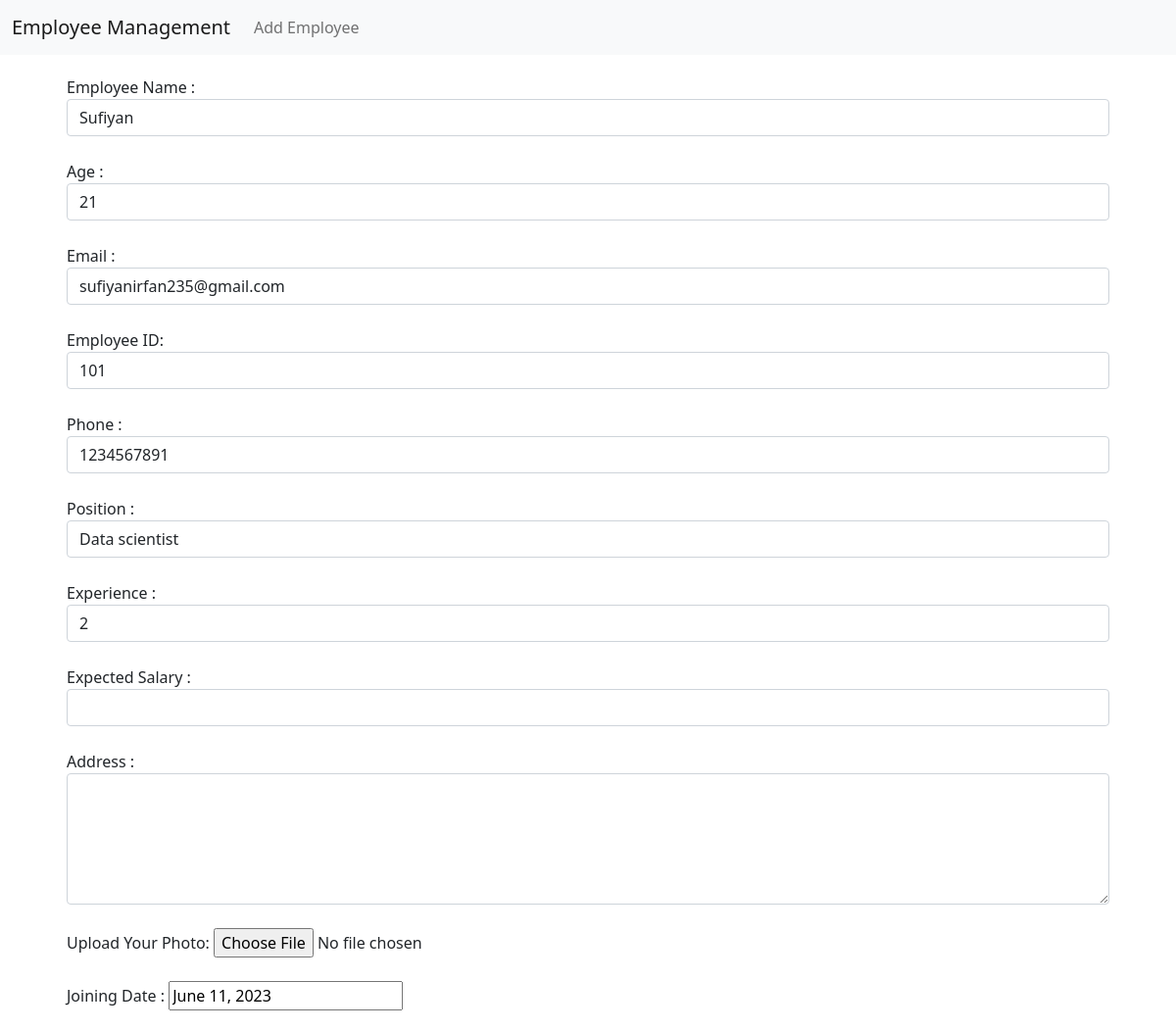
The page /emp/details/1/ on the database its author committed.
### emp_app/models.py (models this page shows)
class Employee(models.Model):
    Name = models.CharField(max_length=20,unique=True)
    Age = models.IntegerField()
    Email= models.EmailField(max_length=300,unique=True)
    Emp_id = models.CharField(max_length=4,unique=True)
    Experience = models.CharField(max_length=20)
    Salary = models.CharField(max_length=20)
    Position = models.CharField(max_length=100 , null=True,blank=True)
    Phone=models.CharField(max_length=10)
    Address = models.TextField(max_length=200)
    Joining_Date = models.DateField(auto_now_add=True)
    Photo =models.ImageField(upload_to='Emp_Images/',null=True,blank=True)

### emp_app/views.py (the view)
# urls.py: path('details/<int:emp_id>/',views.details,name='details'),
def details(request,emp_id):
    emp=Employee.objects.get(id=emp_id)
    context ={
        'emp':emp
    }
    return render(request,'details.html',context)

### templates/details.html (shortened to what this page needs)
{% extends 'base.html' %}
{% block content %}
<div class='container'>
    <div class='row'>
        <dic class='col-md-12'
            <div class='card'>
                <div class='card-body'>
                    <form action="{% url 'details' emp.id %}" method="POST" style='padding:5px 10px 5px 10px'>
                        <div class='md-3'>
                            <label for='roll'>Employee Name : </label>
                            <input type='text'  name='name1' class='form-control' value='{{emp.Name}}' required><br>
                        </div>
                        <div class='md-3'>
                            <label for='name'>Age : </label>
                            <input type='text' name='age1' class='form-control' value={{emp.Age}}  required><br>
                        </div>
                        <div class='md-3'>
                            <label for='email'>Email : </label>
                            <input type='email' id='email' name='email1' class='form-control' value='{{emp.Email}}' required><br>
                        </div>
                        <div class='md-3'>
                            <label for='phone'>Employee ID: </label>
                            <input type='text'  name='emp_id1' class='form-control' value='{{emp.Emp_id}}'><br>
                        </div>
                        <div class='md-3'>
                            <label for='phone'>Phone : </label>
                            <input type='text' id='phone' name='phone1' class='form-control' value='{{emp.Phone}}'><br>
                        </div>
                        <div class='md-3'>
                            <label for='name'>Position : </label>
                            <input type='text' name='position1' class='form-control' value='{{emp.Position}}' required><br>
                        </div>
                        <div class='md-3'>
                            <label for='name'>Experience : </label>
                            <input type='text' name='experience1' class='form-control' value='{{emp.Experience}}' required><br>
                        </div>
                         <div class='md-3'>
                            <label for='phone'>Expected Salary : </label>
                            <input type='text'  name='salary1' class='form-control' ><br>
                        </div>
                        <div class='md-3'>
                            <label for='address'>Address : </label>
                            <textarea id='address' name='address1' rows='5' class='form-control' value='{{emp.Address}}'></textarea><br>
                        </div>
                        <div class='md-3'>
                            <label for='phone'>Upload Your Photo: </label>
                            <input type='file'  name='photo1'  ><br><br>
                        </div>
                        <div class='md-3'>
                            <label for='name'>Joining Date : </label>
                            <input type='text'    value='{{emp.Joining_Date}}'><br>
                        </div>
                        </div>
                </div>
            </div>
{% endblock %}

### rows shown on the page
Employee: name1 "Sufiyan", age1 "21", email1 "sufiyanirfan235@gmail.com", emp_id1 "101", phone1 "1234567891", position1 "Data scientist", experience1 "2", Joining_Date "June 11, 2023"
